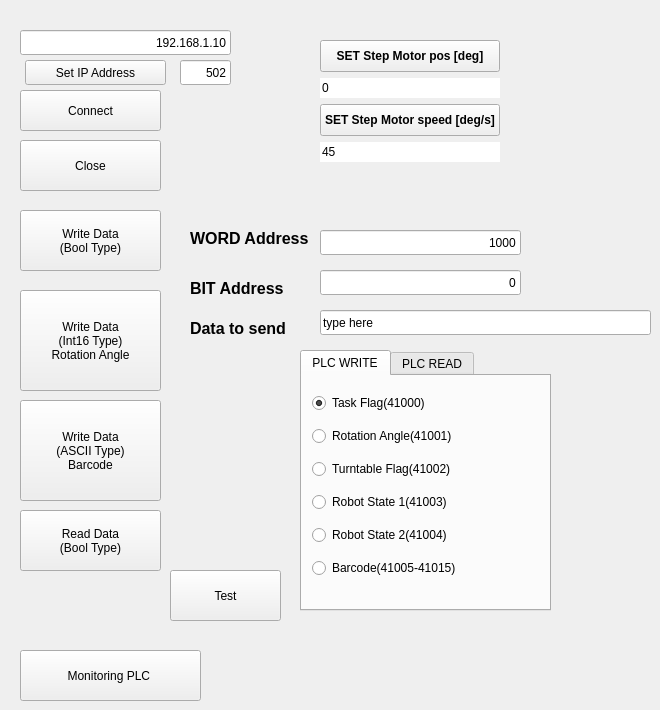
    <widget class="QWidget" name="tab_22">
     <attribute name="title">
      <string>PLC</string>
     </attribute>
     <widget class="QPushButton" name="pushButton_MODBUS_SET_IP">
      <property name="enabled">
       <bool>true</bool>
      </property>
      <property name="geometry">
       <rect>
        <x>25</x>
        <y>60</y>
        <width>141</width>
        <height>25</height>
       </rect>
      </property>
      <property name="text">
       <string>Set IP Address</string>
      </property>
      <property name="checkable">
       <bool>false</bool>
      </property>
     </widget>
     <widget class="QPushButton" name="pushButton_MODBUS_TEST">
      <property name="enabled">
       <bool>true</bool>
      </property>
      <property name="geometry">
       <rect>
        <x>170</x>
        <y>570</y>
        <width>111</width>
        <height>51</height>
       </rect>
      </property>
      <property name="text">
       <string>Test</string>
      </property>
      <property name="checkable">
       <bool>false</bool>
      </property>
     </widget>
     <widget class="QPushButton" name="pushButton_MODBUS_CONNECT">
      <property name="enabled">
       <bool>true</bool>
      </property>
      <property name="geometry">
       <rect>
        <x>20</x>
        <y>90</y>
        <width>141</width>
        <height>41</height>
       </rect>
      </property>
      <property name="text">
       <string>Connect</string>
      </property>
      <property name="checkable">
       <bool>false</bool>
      </property>
     </widget>
     <widget class="QLineEdit" name="lineEdit_MODBUS_DATA_TO_SEND">
      <property name="enabled">
       <bool>true</bool>
      </property>
      <property name="geometry">
       <rect>
        <x>320</x>
        <y>310</y>
        <width>331</width>
        <height>25</height>
       </rect>
      </property>
      <property name="text">
       <string>type here</string>
      </property>
      <property name="maxLength">
       <number>20</number>
      </property>
      <property name="alignment">
       <set>Qt::AlignLeading|Qt::AlignLeft|Qt::AlignVCenter</set>
      </property>
      <property name="dragEnabled">
       <bool>true</bool>
      </property>
     </widget>
     <widget class="QLineEdit" name="lineEdit_MODBUS_IP">
      <property name="enabled">
       <bool>true</bool>
      </property>
      <property name="geometry">
       <rect>
        <x>20</x>
        <y>30</y>
        <width>211</width>
        <height>25</height>
       </rect>
      </property>
      <property name="text">
       <string>192.168.1.10</string>
      </property>
      <property name="alignment">
       <set>Qt::AlignRight|Qt::AlignTrailing|Qt::AlignVCenter</set>
      </property>
     </widget>
     <widget class="QPushButton" name="pushButton_MODBUS_CLOSE">
      <property name="enabled">
       <bool>true</bool>
      </property>
      <property name="geometry">
       <rect>
        <x>20</x>
        <y>140</y>
        <width>141</width>
        <height>51</height>
       </rect>
      </property>
      <property name="text">
       <string>Close</string>
      </property>
      <property name="checkable">
       <bool>false</bool>
      </property>
     </widget>
     <widget class="QLineEdit" name="lineEdit_MODBUS_BIT_ADDRESS">
      <property name="enabled">
       <bool>true</bool>
      </property>
      <property name="geometry">
       <rect>
        <x>320</x>
        <y>270</y>
        <width>201</width>
        <height>25</height>
       </rect>
      </property>
      <property name="text">
       <string>0</string>
      </property>
      <property name="maxLength">
       <number>15</number>
      </property>
      <property name="alignment">
       <set>Qt::AlignRight|Qt::AlignTrailing|Qt::AlignVCenter</set>
      </property>
     </widget>
     <widget class="QLabel" name="label_6">
      <property name="geometry">
       <rect>
        <x>190</x>
        <y>230</y>
        <width>141</width>
        <height>17</height>
       </rect>
      </property>
      <property name="font">
       <font>
        <pointsize>12</pointsize>
        <weight>75</weight>
        <bold>true</bold>
       </font>
      </property>
      <property name="text">
       <string>WORD Address</string>
      </property>
     </widget>
     <widget class="QPushButton" name="pushButton_MODBUS_WRITE_DATA_ASCII_BARCODE">
      <property name="enabled">
       <bool>true</bool>
      </property>
      <property name="geometry">
       <rect>
        <x>20</x>
        <y>400</y>
        <width>141</width>
        <height>101</height>
       </rect>
      </property>
      <property name="text">
       <string>Write Data
(ASCII Type)
Barcode</string>
      </property>
      <property name="checkable">
       <bool>false</bool>
      </property>
     </widget>
     <widget class="QLineEdit" name="lineEdit_MODBUS_WORD_ADDRESS">
      <property name="enabled">
       <bool>true</bool>
      </property>
      <property name="geometry">
       <rect>
        <x>320</x>
        <y>230</y>
        <width>201</width>
        <height>25</height>
       </rect>
      </property>
      <property name="text">
       <string>1000</string>
      </property>
      <property name="maxLength">
       <number>65535</number>
      </property>
      <property name="alignment">
       <set>Qt::AlignRight|Qt::AlignTrailing|Qt::AlignVCenter</set>
      </property>
     </widget>
     <widget class="QWidget" name="layoutWidget_10">
      <property name="geometry">
       <rect>
        <x>320</x>
        <y>40</y>
        <width>180</width>
        <height>122</height>
       </rect>
      </property>
      <layout class="QVBoxLayout" name="verticalLayout_16">
       <item>
        <widget class="QPushButton" name="pushButton_set_step_motor_position">
         <property name="enabled">
          <bool>true</bool>
         </property>
         <property name="sizePolicy">
          <sizepolicy hsizetype="Preferred" vsizetype="Preferred">
           <horstretch>0</horstretch>
           <verstretch>0</verstretch>
          </sizepolicy>
         </property>
         <property name="font">
          <font>
           <family>Ubuntu</family>
           <pointsize>9</pointsize>
           <weight>75</weight>
           <bold>true</bold>
          </font>
         </property>
         <property name="text">
          <string>SET Step Motor pos [deg]</string>
         </property>
         <property name="checkable">
          <bool>false</bool>
         </property>
        </widget>
       </item>
       <item>
        <widget class="QLineEdit" name="lineEdit_pulse_position">
         <property name="text">
          <string>0</string>
         </property>
         <property name="maxLength">
          <number>32767</number>
         </property>
         <property name="frame">
          <bool>false</bool>
         </property>
        </widget>
       </item>
       <item>
        <widget class="QPushButton" name="pushButton_set_step_motor_speed">
         <property name="enabled">
          <bool>true</bool>
         </property>
         <property name="sizePolicy">
          <sizepolicy hsizetype="Preferred" vsizetype="Preferred">
           <horstretch>0</horstretch>
           <verstretch>0</verstretch>
          </sizepolicy>
         </property>
         <property name="font">
          <font>
           <family>Ubuntu</family>
           <pointsize>9</pointsize>
           <weight>75</weight>
           <bold>true</bold>
          </font>
         </property>
         <property name="text">
          <string>SET Step Motor speed [deg/s]</string>
         </property>
         <property name="checkable">
          <bool>false</bool>
         </property>
        </widget>
       </item>
       <item>
        <widget class="QLineEdit" name="lineEdit_pulse_velocity">
         <property name="text">
          <string>45</string>
         </property>
         <property name="frame">
          <bool>false</bool>
         </property>
        </widget>
       </item>
      </layout>
     </widget>
     <widget class="QLineEdit" name="lineEdit_MODBUS_PORT">
      <property name="enabled">
       <bool>true</bool>
      </property>
      <property name="geometry">
       <rect>
        <x>180</x>
        <y>60</y>
        <width>51</width>
        <height>25</height>
       </rect>
      </property>
      <property name="text">
       <string>502</string>
      </property>
      <property name="alignment">
       <set>Qt::AlignRight|Qt::AlignTrailing|Qt::AlignVCenter</set>
      </property>
     </widget>
     <widget class="QLabel" name="label_36">
      <property name="geometry">
       <rect>
        <x>190</x>
        <y>320</y>
        <width>111</width>
        <height>17</height>
       </rect>
      </property>
      <property name="font">
       <font>
        <pointsize>12</pointsize>
        <weight>75</weight>
        <bold>true</bold>
       </font>
      </property>
      <property name="text">
       <string>Data to send</string>
      </property>
     </widget>
     <widget class="QPushButton" name="pushButton_MODBUS_WRITE_DATA_ROTATION_ANGLE">
      <property name="enabled">
       <bool>true</bool>
      </property>
      <property name="geometry">
       <rect>
        <x>20</x>
        <y>290</y>
        <width>141</width>
        <height>101</height>
       </rect>
      </property>
      <property name="text">
       <string>Write Data
(Int16 Type)
Rotation Angle</string>
      </property>
      <property name="checkable">
       <bool>false</bool>
      </property>
     </widget>
     <widget class="QPushButton" name="pushButton_MODBUS_READ_DATA_BOOL_TYPE">
      <property name="enabled">
       <bool>true</bool>
      </property>
      <property name="geometry">
       <rect>
        <x>20</x>
        <y>510</y>
        <width>141</width>
        <height>61</height>
       </rect>
      </property>
      <property name="text">
       <string>Read Data
(Bool Type)</string>
      </property>
      <property name="checkable">
       <bool>false</bool>
      </property>
     </widget>
     <widget class="QLabel" name="label_7">
      <property name="geometry">
       <rect>
        <x>190</x>
        <y>280</y>
        <width>111</width>
        <height>17</height>
       </rect>
      </property>
      <property name="font">
       <font>
        <pointsize>12</pointsize>
        <weight>75</weight>
        <bold>true</bold>
       </font>
      </property>
      <property name="text">
       <string>BIT Address</string>
      </property>
     </widget>
     <widget class="QPushButton" name="pushButton_MODBUS_WRITE_DATA_BOOL_TYPE">
      <property name="enabled">
       <bool>true</bool>
      </property>
      <property name="geometry">
       <rect>
        <x>20</x>
        <y>210</y>
        <width>141</width>
        <height>61</height>
       </rect>
      </property>
      <property name="text">
       <string>Write Data
(Bool Type)</string>
      </property>
      <property name="checkable">
       <bool>true</bool>
      </property>
     </widget>
     <widget class="QTabWidget" name="tabWidget_3">
      <property name="geometry">
       <rect>
        <x>300</x>
        <y>350</y>
        <width>251</width>
        <height>261</height>
       </rect>
      </property>
      <property name="currentIndex">
       <number>0</number>
      </property>
      <widget class="QWidget" name="tab_20">
       <attribute name="title">
        <string>PLC WRITE</string>
       </attribute>
       <widget class="QWidget" name="verticalLayoutWidget_5">
        <property name="geometry">
         <rect>
          <x>10</x>
          <y>10</y>
          <width>232</width>
          <height>200</height>
         </rect>
        </property>
        <layout class="QVBoxLayout" name="verticalLayout_8">
         <item>
          <widget class="QRadioButton" name="radioButton_select_plc_address_write_1">
           <property name="text">
            <string>Task Flag(41000)</string>
           </property>
           <property name="checked">
            <bool>true</bool>
           </property>
          </widget>
         </item>
         <item>
          <widget class="QRadioButton" name="radioButton_select_plc_address_write_2">
           <property name="text">
            <string>Rotation Angle(41001)</string>
           </property>
          </widget>
         </item>
         <item>
          <widget class="QRadioButton" name="radioButton_select_plc_address_write_3">
           <property name="text">
            <string>Turntable Flag(41002)</string>
           </property>
          </widget>
         </item>
         <item>
          <widget class="QRadioButton" name="radioButton_select_plc_address_write_4">
           <property name="text">
            <string>Robot State 1(41003)</string>
           </property>
          </widget>
         </item>
         <item>
          <widget class="QRadioButton" name="radioButton_select_plc_address_write_5">
           <property name="text">
            <string>Robot State 2(41004)</string>
           </property>
          </widget>
         </item>
         <item>
          <widget class="QRadioButton" name="radioButton_select_plc_address_write_6">
           <property name="text">
            <string>Barcode(41005-41015)</string>
           </property>
          </widget>
         </item>
        </layout>
       </widget>
      </widget>
      <widget class="QWidget" name="tab_21">
       <attribute name="title">
        <string>PLC READ</string>
       </attribute>
       <widget class="QWidget" name="verticalLayoutWidget_6">
        <property name="geometry">
         <rect>
          <x>10</x>
          <y>10</y>
          <width>232</width>
          <height>200</height>
         </rect>
        </property>
        <layout class="QVBoxLayout" name="verticalLayout_9">
         <item>
          <widget class="QRadioButton" name="radioButton_select_plc_address_read_1">
           <property name="text">
            <string>Task Flag(42000)</string>
           </property>
           <property name="checked">
            <bool>true</bool>
           </property>
          </widget>
         </item>
         <item>
          <widget class="QRadioButton" name="radioButton_select_plc_address_read_2">
           <property name="text">
            <string>Rotation Angle(42001)</string>
           </property>
           <property name="checked">
            <bool>false</bool>
           </property>
          </widget>
         </item>
         <item>
          <widget class="QRadioButton" name="radioButton_select_plc_address_read_3">
           <property name="text">
            <string>Turntable Flag(42002)</string>
           </property>
           <property name="checked">
            <bool>false</bool>
           </property>
          </widget>
         </item>
        </layout>
       </widget>
      </widget>
     </widget>
     <widget class="QPushButton" name="pushButton_MODBUS_MonitoringPLC">
      <property name="enabled">
       <bool>true</bool>
      </property>
      <property name="geometry">
       <rect>
        <x>20</x>
        <y>650</y>
        <width>181</width>
        <height>51</height>
       </rect>
      </property>
      <property name="text">
       <string>Monitoring PLC </string>
      </property>
      <property name="checkable">
       <bool>true</bool>
      </property>
     </widget>
    </widget>
